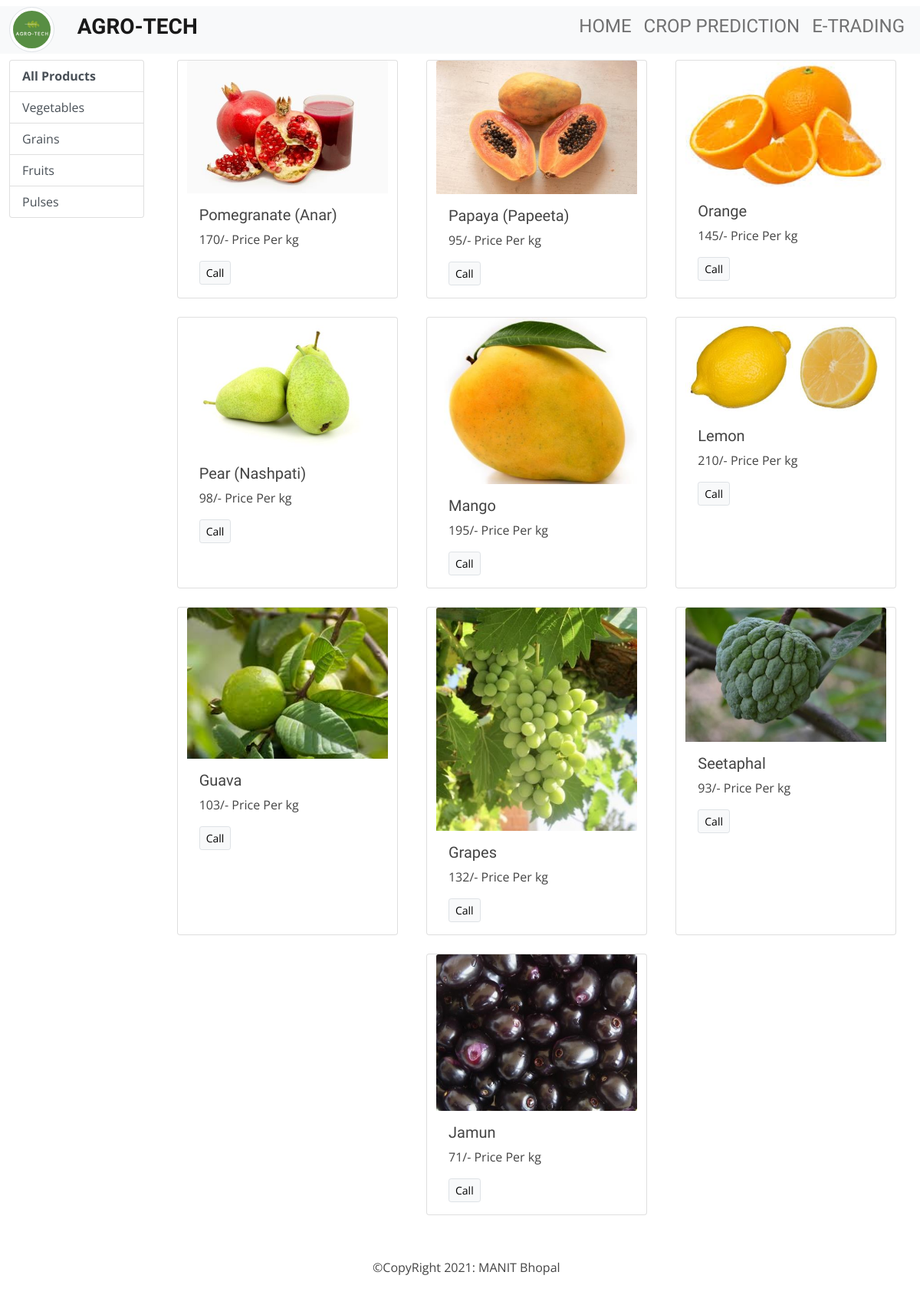
The app's page /etrade?category=5, older data.
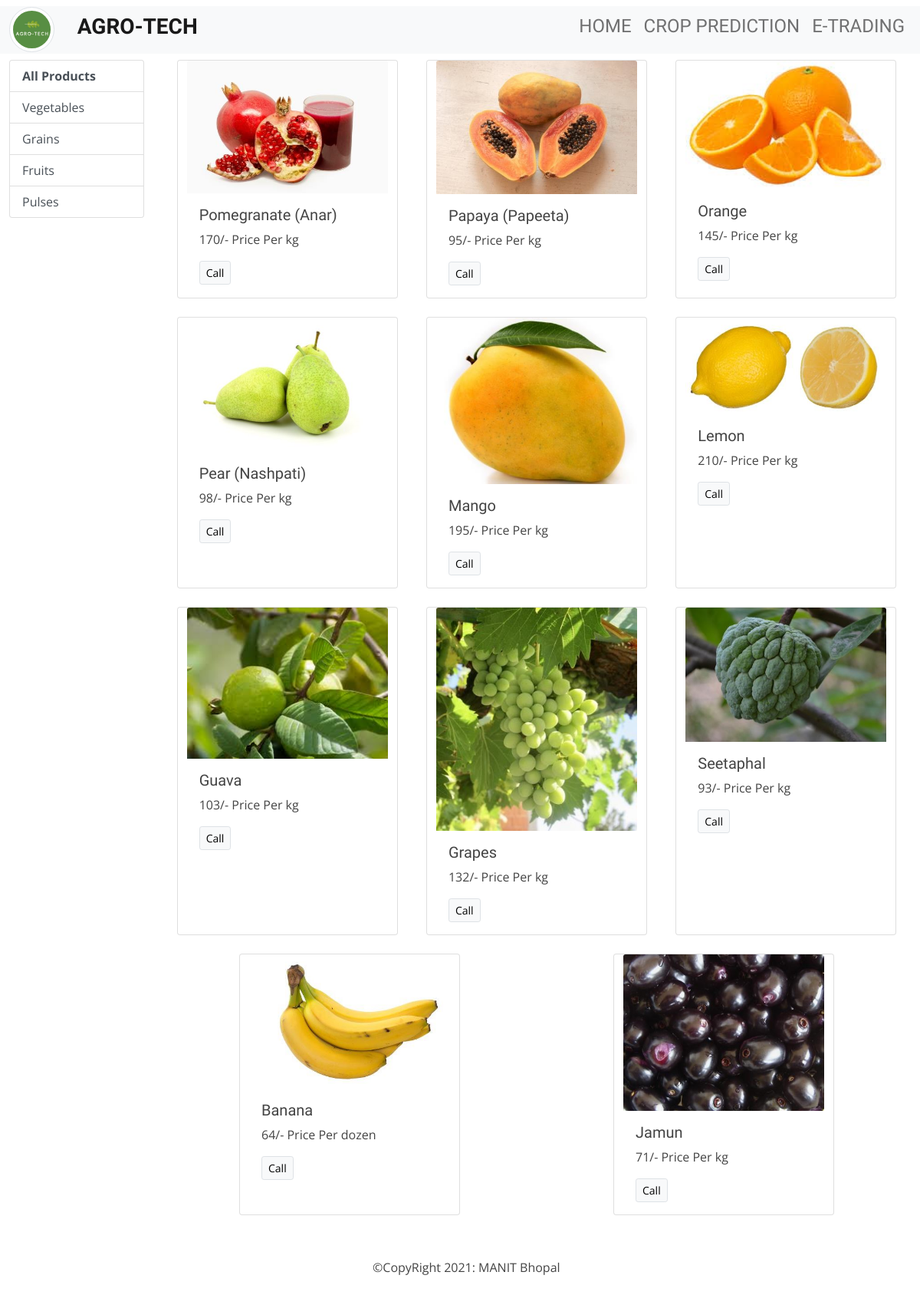
The same page, newer data.
### store/models/category.py (models this page shows, shortened)
class Category(models.Model):
    name = models.CharField(max_length=20)
    @staticmethod
    def get_all_categories():
        return Category.objects.all()

### store/models/product.py (models this page shows)
class Product(models.Model):
    name = models.CharField(max_length=50)
    price = models.IntegerField(default=0)
    phoneno = models.CharField(max_length=10, default='9876543210')
    category = models.ForeignKey(Category, on_delete=models.CASCADE, default=1)
    description = models.CharField(max_length=200, default='Price Per kg', blank=True)
    image = models.ImageField(upload_to='uploads/products/')
    @staticmethod
    def get_all_products():
        return Product.objects.all()
    @staticmethod
    def get_all_products_by_category_id(category_id):
        if (category_id):
            return Product.objects.filter(category=category_id)
        else:
            return Product.objects.all()

### store/views.py (the view)
# urls.py: path('etrade',etrade, name='etradpage'),
def etrade(request):
    products = Product.get_all_products()
    categories = Category.get_all_categories()
    category_id = request.GET.get('category')
    if category_id:
        products = Product.get_all_products_by_category_id(category_id)
    else:
        products = Product.get_all_products()
    data = {}
    data['products'] = products
    data['categories'] = categories
    return render(request,'etrade.html',data)

### store/templates/etrade.html
{% extends 'base.html' %}
{% block content %}
<div class="container-fluid">
<div class="row">
<div class="col-lg-2 mx-auto">
  <div class="list-group">
  <a href="" class="list-group-item list-group-item-action"><b>All Products</b></a>
  {% for category in categories %}
     <a href="?category={{category.id}}" class="list-group-item list-group-item-action">{{category.name}}</a>
  {% endfor %}
  </div>
</div>
  <div id='products' class="col-lg-10 mx-auto">
     <div class="row mx-auto">
    {% for product in products %}
           <div class="card mx-auto mb-4" style="width: 18rem;">
           <img src="{{product.image.url}}" class="card-img-top" alt="image">
           <div class="card-body">
           <h5 class="card-title">{{product.name}}</h5>
           <p class="card-text">{{product.price}}/- {{product.description}}</p>
          <a href="tel:{{product.phoneno}}" class="btn btn-light border btn-sm">Call</a>
          </div>
          </div>
    {% endfor %}
   </div>
  </div>
</div>
</div>
{% endblock %}

### store/templates/base.html (shortened to what this page needs)
<!doctype html>
<html lang="en">
  <head>
    <link href="https://cdn.jsdelivr.net/npm/bootstrap@5.0.0-beta3/dist/css/bootstrap.min.css" rel="stylesheet">
  {% load static %}
  <link href="{% static 'assets/vendor/aos/aos.css'%}" rel="stylesheet">
  <link href="{% static 'assets/vendor/bootstrap/css/bootstrap.min.css'%}" rel="stylesheet">
  <link href="{% static 'assets/vendor/bootstrap-icons/bootstrap-icons.css'%}" rel="stylesheet">
  <link href="{% static 'assets/vendor/boxicons/css/boxicons.min.css'%}" rel="stylesheet">
  <link href="{% static 'assets/vendor/glightbox/css/glightbox.min.css'%}" rel="stylesheet">
  <link href="{% static 'assets/vendor/remixicon/remixicon.css'%}" rel="stylesheet">
  <link href="{% static 'assets/vendor/swiper/swiper-bundle.min.css'%}" rel="stylesheet">
  <link href="{% static 'assets/css/style.css'%}" rel="stylesheet">
  </head>
  <body>
<nav class="navbar navbar-expand-lg navbar-light bg-light mt-2 mb-2">
  <div class="container-fluid">
     {% load static %}
     <img src="{% static '../static/logo.jpeg' %}" class="image-fluid img-thumbnail" style="width:5%; height:5%; border-radius:60%;" alt="logo">
    <a class="navbar-brand" style="font-family:New Tegomin,serif;" href="#"><h3><b>Agro-Tech</b></h3></a>
    <div class="collapse navbar-collapse" id="navbarSupportedContent">
      <ul class="navbar-nav">
        <li class="nav-item" >
          <a class="nav-link" aria-current="page" href="{% url 'homepage' %}"><h4>Home</h4></a>
        </li>
        <li class="nav-item">
          <a class="nav-link" aria-current="page" href="{% url 'croppredpage' %}"><h4>Crop Prediction</h4></a>
        </li>
        <li class="nav-item">
          <a class="nav-link" aria-current="page" href="{% url 'etradpage' %}"><h4>E-Trading</h4></a>
        </li>
      </ul>
    </div>
  </div>
</nav>
 {% block content %}{% endblock %}
<div class="navbar navbar-inverse navbar-fixed-bottom pt-4">
      <div class="container">
        <p class="navbar-text">©CopyRight 2021: MANIT Bhopal </p>
      </div>
    </div>
   {% load static %}
  </body>
</html>

### store/static/assets/css/style.css (style rules this page uses)
body { font-family: "Open Sans", sans-serif; color: #444444; }
a { color: #009970; text-decoration: none; }
h1, h2, h3, h4, h5, h6 { font-family: "Raleway", sans-serif; }
.navbar { padding: 0; }
.navbar ul { margin: 0; padding: 0; display: flex; list-style: none; align-items: center; }
.navbar li { position: relative; }
.navbar a { display: flex; align-items: center; justify-content: space-between; padding: 10px 0 10px 30px; color: #36343a; transition: 0.3s; font-size: 13px; font-weight: 500; text-transform: uppercase; font-family: "Poppins", sans-serif; white-space: nowrap; transition: 0.3s; }

Row changes from the older to the newer data that the page shows:
now on this page (row edited): Product: image (picture), name "Banana", price "64", description "Price Per dozen"
